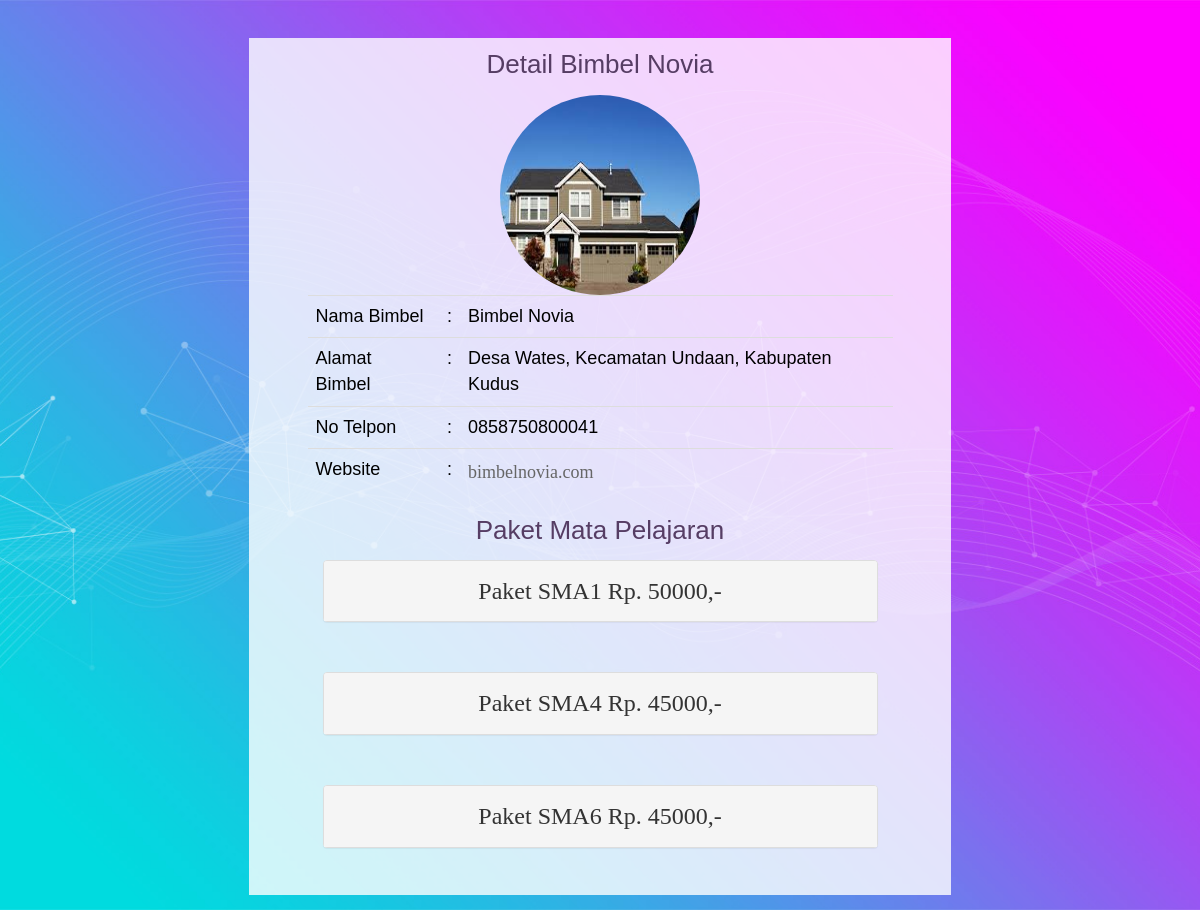
The app's page /detailbimbel.php?id=10 (signed in) with its own data.
### tables this page shows
CREATE TABLE `bimbel` (
  `id_bimbel` int(11) NOT NULL,
  `nama_bimbel` varchar(150) NOT NULL,
  `alamat` text NOT NULL,
  `telpon` varchar(20) NOT NULL,
  `latitude` varchar(50) NOT NULL,
  `longitude` varchar(50) NOT NULL,
  `website` varchar(50) NOT NULL
);

CREATE TABLE `paket` (
  `id_paket` varchar(255) NOT NULL,
  `nama_paket` varchar(255) NOT NULL,
  `harga` varchar(10) NOT NULL
);

### detailbimbel.php (the view, shortened to what this page needs)
<!DOCTYPE html>
<html lang="en">
<head>
</head>
<link rel="stylesheet" href="https://maxcdn.bootstrapcdn.com/bootstrap/3.3.7/css/bootstrap.min.css">
<link rel="stylesheet" href="css/style.css">
<link rel="stylesheet" href="css/main.css">
<link rel="stylesheet" href="css/util.css">
<body>
<?php
include 'koneksi.php';
	$query = mysqli_query($koneksi, "SELECT * FROM bimbel , detail_bimbel , detail_paket , mata_pelajaran , paket WHERE bimbel.id_bimbel = detail_bimbel.id_bimbel and detail_paket.id_paket = detail_bimbel.id_paket and detail_paket.id_pelajaran = mata_pelajaran.id_pelajaran and detail_paket.id_paket = paket.id_paket and bimbel.id_bimbel  = '$_GET[id]' GROUP BY bimbel.nama_bimbel");
	foreach ($query as $row){
		$id = $row['id_bimbel'];
		$nama_bimbel = $row['nama_bimbel'];
		$alamat = $row['alamat'];
		$telpon = $row['telpon'];
		$website = $row['website'];
	}
?>
<div class="container-login100" style="background-image: url('img/bg-01.jpg');">
	<div style="background : rgb(255, 255, 255, 0.8);padding-top: 1%; padding-left: 5%; padding-right: 5%; padding-bottom: 1%; margin-top: 2%; margin-left: 20%; margin-right: 20%;">
	<center>
	<h2>Detail <?php echo $nama_bimbel;?></h2>
	<br>
	<img src='http://localhost/bimbelonline/tambah/foto/<?= $id?>.jpg' style='width:200px;height:200px' alt='img' class='img-circle'>
	<br>
		<table class="table" style="font-size: 18px;">
			<tr>
				<td>Nama Bimbel</td>
				<td>:</td>
				<td><?php echo $nama_bimbel;?></td>
			</tr>
			<tr>
				<td>Alamat Bimbel</td>
				<td>:</td>
				<td><?php echo $alamat;?></td>
			</tr>
			<tr>
				<td>No Telpon</td>
				<td>:</td>
				<td><?php echo $telpon;?></td>
			</tr>
			<tr>
				<td>Website</td>
				<td>:</td>
				<td><a href="http://<?php echo $website;?>" target="_blank"><font size="4px"><?php echo $website;?></font></a></td>
			</tr>
</table>
<h2>Paket Mata Pelajaran</h2>
			<?php
$no = 1;
$query = mysqli_query($koneksi, "SELECT * FROM bimbel , detail_bimbel , detail_paket ,  paket WHERE bimbel.id_bimbel = detail_bimbel.id_bimbel and detail_paket.id_paket = detail_bimbel.id_paket and detail_paket.id_paket = paket.id_paket and bimbel.id_bimbel  = '$_GET[id]' GROUP BY paket.nama_paket order by paket.nama_paket asc");
	foreach ($query as $row){
			?>
			  <div class="panel-body">
				<div class="panel-group" id="accordion">
				 <div class="panel panel-default">
					<div class="panel-heading">
					  <h4 class="panel-title">
						<a data-toggle="collapse" data-parent="#accordion" href="#collapse<?php echo $no;?>"><font size="5px">
						Paket <?= $row['nama_paket']?> Rp. <?= $row['harga']?>,-</font></a>
					  </h4>
					</div>
				  </div>
				</div>
			 </div>
<?php $no++;
	}?>
	</center>
	</div>
	</div>
</html>

### css/style.css (style rules this page uses)
body { background: #DCDDDF; color: #000; font: 14px Arial; margin: 0 auto; padding: 0; position: relative; }
h2 { font-size:26px; }
h4 { font-size:16px; }
h1,h2,h3,h4,h5,h6 { color:#563D64; }
a { text-decoration: none; }

### css/main.css (style rules this page uses)
* { margin: 0px; padding: 0px; box-sizing: border-box; }
body, html { height: 100%; font-family: Poppins-Regular, sans-serif; }
a { font-family: Poppins-Regular; font-size: 14px; line-height: 1.7; color: #666666; margin: 0px; transition: all 0.4s; -webkit-transition: all 0.4s; -o-transition: all 0.4s; -moz-transition: all 0.4s; }
h1,h2,h3,h4,h5,h6 { margin: 0px; }
.container-login100 { width: 100%; min-height: 100vh; padding: 15px; background-position: center; background-size: cover; background-repeat: no-repeat;; }

### records on screen
bimbel: nama_bimbel "Bimbel Novia", alamat "Desa Wates, Kecamatan Undaan, Kabupaten Kudus", telpon "0858750800041", website "bimbelnovia.com", paket.nama_paket "SMA1", paket.harga "50000", paket.nama_paket "SMA4", paket.harga "45000", paket.nama_paket "SMA6"
